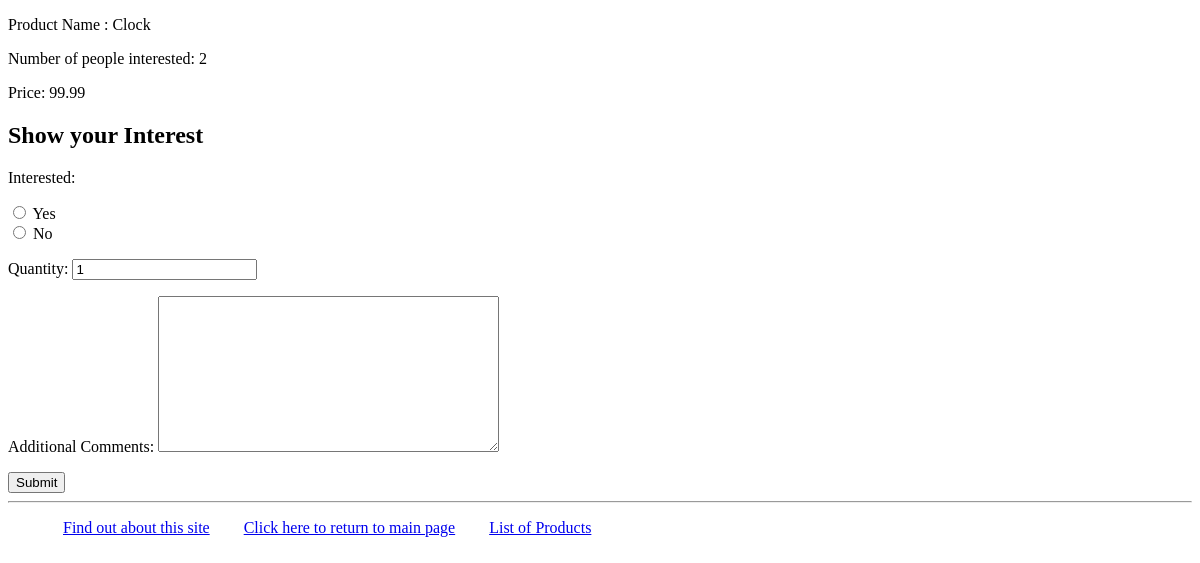
Screenshot of /myapp/products/1 with the database file from the repository.
### myapp/models.py (models this page shows, shortened)
class Product(models.Model):
    category = models.ForeignKey(Category, related_name='products', on_delete=models.CASCADE)
    name = models.CharField(max_length=200)
    price = models.DecimalField(max_digits=10, decimal_places=2)
    stock = models.PositiveIntegerField(default=100, validators=[validate_stock])
    available = models.BooleanField(default=True)
    optional = models.CharField(max_length=300, default='', blank=True)
    interested = models.PositiveIntegerField(default=0)

### myapp/views.py (the view)
# urls.py: path(r'products/<int:prod_id>', views.productdetail, name='productdetail'),
def productdetail(request, prod_id):
    prod = get_object_or_404(Product, id=prod_id)
    if request.method == 'POST':
        form = InterestForm(request.POST)
        if form.is_valid():
            print(form.cleaned_data)
            if form.cleaned_data['interested'] == '1':
                prod.interested += 1
                prod.save()
            return index(request)
    else:
        form = InterestForm()
        return render(request, 'myapp/productdetail.html', {'prod': prod, 'form': form})

### myapp/forms.py
class InterestForm(forms.Form):
    interested = forms.ChoiceField(widget=forms.RadioSelect, choices=[('1', 'Yes'), ('0', 'No')])
    quantity = forms.IntegerField(min_value=1, initial=1)
    comments = forms.CharField(widget=forms.Textarea, required=False, label='Additional Comments')

### myapp/templates/myapp/productdetail.html (shortened to what this page needs)
{% extends 'myapp/base.html' %}
{% block body_block %}
    <p>Product Name : {{ prod.name }}</p>
    <p>Number of people interested: {{ prod.interested }}</p>
    <p>Price: {{ prod.price }}</p>
    <h2>Show your Interest</h2>
    <form action="" method="post">
        {{ form.as_p }}
        <input type="submit" value="Submit"/>
    </form>
{% endblock %}

### rows the page displays
Product: name "Clock", interested "2", price "99.99"
